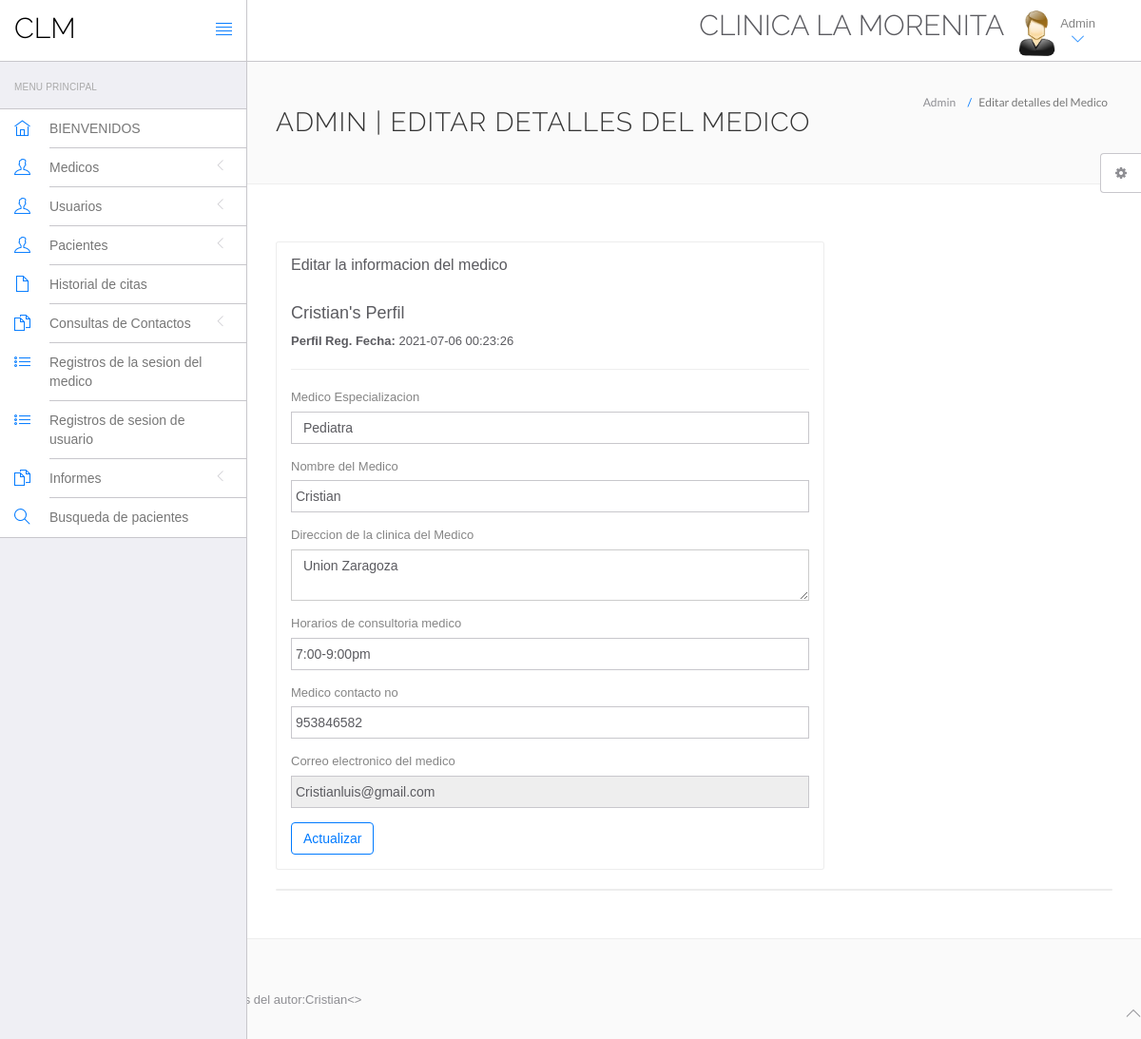
/clm/admin/editar-doctor.php?id=10 (signed in), run on the app's committed database.
### tables this page shows
CREATE TABLE `doctor` (
  `id` int(11) NOT NULL,
  `specilization` varchar(255) DEFAULT NULL,
  `doctorName` varchar(255) DEFAULT NULL,
  `address` longtext DEFAULT NULL,
  `docFees` varchar(255) DEFAULT NULL,
  `contactno` bigint(11) DEFAULT NULL,
  `docEmail` varchar(255) DEFAULT NULL,
  `password` varchar(255) DEFAULT NULL,
  `creationDate` timestamp NULL DEFAULT current_timestamp(),
  `updationDate` timestamp NULL DEFAULT NULL ON UPDATE current_timestamp()
);

### clm/admin/editar-doctor.php (the view, shortened to what this page needs)
<?php
include('include/config.php');
$did=intval($_GET['id']);
?>
<!DOCTYPE html>
<html lang="en">
	<head>
		<link rel="stylesheet" href="admin_lite/bootstrap/css/bootstrap.min.css">
		<link rel="stylesheet" href="admin_lite/fontawesome/css/font-awesome.min.css">
		<link rel="stylesheet" href="admin_lite/themify-icons/themify-icons.min.css">
		<link href="admin_lite/animate.css/animate.min.css" rel="stylesheet" media="screen">
		<link href="admin_lite/perfect-scrollbar/perfect-scrollbar.min.css" rel="stylesheet" media="screen">
		<link href="admin_lite/switchery/switchery.min.css" rel="stylesheet" media="screen">
		<link href="admin_lite/bootstrap-touchspin/jquery.bootstrap-touchspin.min.css" rel="stylesheet" media="screen">
		<link href="admin_lite/select2/select2.min.css" rel="stylesheet" media="screen">
		<link href="admin_lite/bootstrap-datepicker/bootstrap-datepicker3.standalone.min.css" rel="stylesheet" media="screen">
		<link href="admin_lite/bootstrap-timepicker/bootstrap-timepicker.min.css" rel="stylesheet" media="screen">
		<link rel="stylesheet" href="assets/css/styles.css">
		<link rel="stylesheet" href="assets/css/plugins.css">
		<link rel="stylesheet" href="assets/css/themes/theme-1.css" id="skin_color" />
	</head>
	<body>
		<div id="app">
<?php include('include/sidebar.php');?>
			<div class="app-content">
						<?php include('include/header.php');?>
				<div class="main-content" >
					<div class="wrap-content container" id="container">
						<section id="page-title">
							<div class="row">
								<div class="col-sm-8">
									<h1 class="mainTitle">Admin | Editar detalles del Medico</h1>
																	</div>
								<ol class="breadcrumb">
									<li>
										<span>Admin</span>
									</li>
									<li class="active">
										<span>Editar detalles del Medico</span>
									</li>
								</ol>
							</div>
						</section>
						<div class="container-fluid container-fullw bg-white">
							<div class="row">
								<div class="col-md-12">
									<div class="row margin-top-30">
										<div class="col-lg-8 col-md-12">
											<div class="panel panel-white">
												<div class="panel-heading">
													<h5 class="panel-title">Editar la informacion del medico</h5>
												</div>
												<div class="panel-body">
									<?php $sql=mysqli_query($con,"select * from doctor where id='$did'");
while($data=mysqli_fetch_array($sql))
{
?>
<h4><?php echo htmlentities($data['doctorName']);?>'s Perfil</h4>
<p><b>Perfil Reg. Fecha: </b><?php echo htmlentities($data['creationDate']);?></p>
<hr />
													<form role="form" name="adddoc" method="post" onSubmit="return valid();">
														<div class="form-group">
															<label for="DoctorSpecialization">
															Medico Especializacion
															</label>
							<select name="Doctorspecialization" class="form-control" required="required">
					<option value="<?php echo htmlentities($data['specilization']);?>">
					<?php echo htmlentities($data['specilization']);?></option>
															</select>
														</div>
<div class="form-group">
															<label for="doctorname">
																Nombre del Medico
															</label>
	<input type="text" name="docname" class="form-control" value="<?php echo htmlentities($data['doctorName']);?>" >
														</div>
<div class="form-group">
															<label for="address">
																Direccion de la clinica del Medico
															</label>
					<textarea name="clinicaddress" class="form-control"><?php echo htmlentities($data['address']);?></textarea>
														</div>
<div class="form-group">
															<label for="fess">
															Horarios de consultoria medico
															</label>
		<input type="text" name="docfees" class="form-control" required="required"  value="<?php echo htmlentities($data['docFees']);?>" >
														</div>
<div class="form-group">
									<label for="fess">
																		Medico contacto no
															</label>
					<input type="text" name="doccontact" class="form-control" required="required"  value="<?php echo htmlentities($data['contactno']);?>">
														</div>
<div class="form-group">
									<label for="fess">
																			Correo electronico del medico
															</label>
					<input type="email" name="docemail" class="form-control"  readonly="readonly"  value="<?php echo htmlentities($data['docEmail']);?>">
														</div>
														<?php } ?>
														<button type="submit" name="submit" class="btn btn-o btn-primary">
														Actualizar
														</button>
													</form>
												</div>
											</div>
										</div>
											</div>
										</div>
									<div class="col-lg-12 col-md-12">
											<div class="panel panel-white">
											</div>
										</div>
									</div>
								</div>
							</div>
						</div>
					</div>
				</div>
	<?php include('include/footer.php');?>
	<?php include('include/setting.php');?>
			<>
	</body>
</html>

### clm/admin/assets/css/themes/theme-1.css (style rules this page uses)
body { background: #FAFAFA; }

### data on the page
doctor: doctorName "Cristian", creationDate "2021-07-06 00:23:26", Doctorspecialization "Pediatra", docname "Cristian", clinicaddress "Union Zaragoza", docfees "7:00-9:00pm", doccontact "953846582", docemail "Cristianluis@gmail.com"
